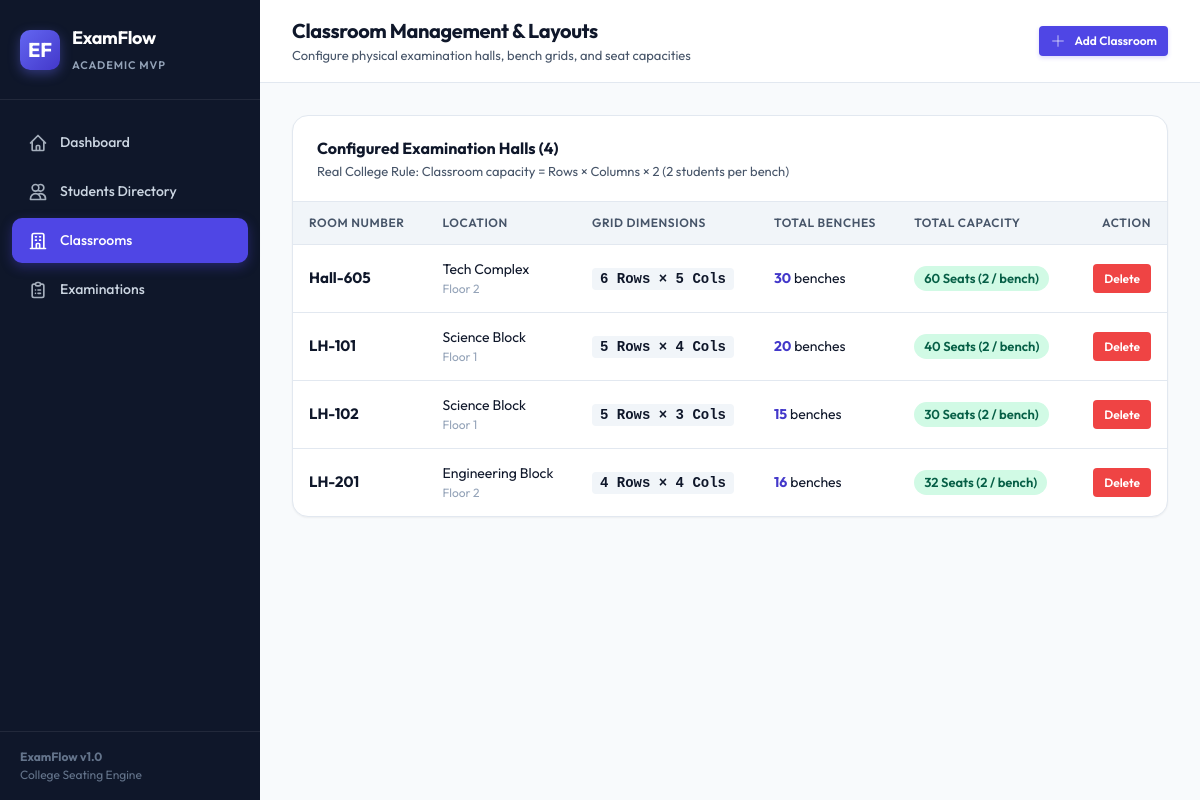
Page /classrooms on the committed database.
### tables this page shows
CREATE TABLE classrooms (
        id INTEGER PRIMARY KEY AUTOINCREMENT,
        room_number TEXT UNIQUE NOT NULL,
        building TEXT DEFAULT 'Academic Block',
        floor INTEGER DEFAULT 1,
        rows INTEGER NOT NULL CHECK(rows > 0),
        columns INTEGER NOT NULL CHECK(columns > 0),
        created_at TIMESTAMP DEFAULT CURRENT_TIMESTAMP
    );

### app.py (the view)
@app.route("/classrooms")
def classrooms_list():
    classrooms = fetch_all_classrooms()
    return render_template("classrooms.html", classrooms=classrooms)

### app.py (called while the page is built)
def fetch_all_classrooms() -> List[Dict[str, Any]]:
    conn = get_db_connection()
    rows = conn.execute("""
        SELECT *, (rows * columns) AS bench_capacity, (rows * columns * 2) AS seat_capacity
        FROM classrooms
        ORDER BY room_number ASC
    """).fetchall()
    conn.close()
    return [dict(r) for r in rows]

### database.py (called while the page is built)
def get_db_connection() -> sqlite3.Connection:
    conn = sqlite3.connect(DB_PATH)
    conn.row_factory = sqlite3.Row
    conn.execute("PRAGMA foreign_keys = ON;")
    return conn

### templates/classrooms.html (shortened to what this page needs)
{% extends "base.html" %}
{% block page_title %}Classroom Management & Layouts{% endblock %}
{% block page_subtitle %}Configure physical examination halls, bench grids, and seat capacities{% endblock %}
{% block topbar_actions %}
  <button type="button" class="btn btn-primary btn-sm" data-modal-target="add-classroom-modal">
    <svg fill="none" viewBox="0 0 24 24" stroke="currentColor">
      <path stroke-linecap="round" stroke-linejoin="round" d="M12 4v16m8-8H4" />
    </svg>
    Add Classroom
  </button>
{% endblock %}
{% block content %}
<div class="card">
  <div class="card-header">
    <div>
      <h3 class="card-title">Configured Examination Halls ({{ classrooms|length }})</h3>
      <p class="card-subtitle">Real College Rule: Classroom capacity = Rows × Columns × 2 (2 students per bench)</p>
    </div>
  </div>
  <div class="table-responsive">
    <table class="table">
      <thead>
        <tr>
          <th>Room Number</th>
          <th>Location</th>
          <th>Grid Dimensions</th>
          <th>Total Benches</th>
          <th>Total Capacity</th>
          <th style="text-align: right;">Action</th>
        </tr>
      </thead>
      <tbody>
        {% if classrooms %}
          {% for r in classrooms %}
            <tr>
              <td>
                <div style="font-weight: 700; font-size: 15px; color: var(--text-primary);">{{ r.room_number }}</div>
              </td>
              <td>
                <div>{{ r.building }}</div>
                <div style="font-size: 12px; color: var(--text-muted);">Floor {{ r.floor }}</div>
              </td>
              <td>
                <span style="font-family: monospace; font-weight: 600; background: #f1f5f9; padding: 3px 8px; border-radius: 4px;">
                  {{ r.rows }} Rows × {{ r.columns }} Cols
                </span>
              </td>
              <td>
                <span style="font-weight: 700; color: #4338ca;">{{ r.bench_capacity }}</span> benches
              </td>
              <td>
                <span class="badge" style="background-color: #d1fae5; color: #065f46; font-size: 13px;">
                  {{ r.seat_capacity }} Seats (2 / bench)
                </span>
              </td>
              <td style="text-align: right;">
                <form action="{{ url_for('delete_classroom', classroom_id=r.id) }}" method="POST" onsubmit="return confirm('Delete classroom {{ r.room_number }}?');" style="display: inline;">
                  <button type="submit" class="btn btn-danger btn-sm">Delete</button>
                </form>
              </td>
            </tr>
          {% endfor %}
        {% else %}
          <tr>
            <td colspan="6" style="text-align: center; color: var(--text-muted); padding: 40px;">
              No classrooms configured. Click <b>"Add Classroom"</b> or <b>"Seed Demo Data"</b> on the dashboard.
            </td>
          </tr>
        {% endif %}
      </tbody>
    </table>
  </div>
</div>
{% endblock %}

### templates/base.html (shortened to what this page needs)
<!DOCTYPE html>
<html lang="en">
<head>
  <link rel="stylesheet" href="{{ url_for('static', filename='css/style.css') }}">
</head>
<body>
  <div class="app-container">
    <aside class="sidebar">
      <div class="sidebar-header">
        <div class="logo-badge">EF</div>
        <div class="logo-text">
          <h1>ExamFlow</h1>
          <span>Academic MVP</span>
        </div>
      </div>
      <nav class="sidebar-nav">
        <a href="{{ url_for('dashboard') }}" class="nav-link {% if request.endpoint == 'dashboard' %}active{% endif %}">
          <svg fill="none" viewBox="0 0 24 24" stroke="currentColor">
            <path stroke-linecap="round" stroke-linejoin="round" d="M3 12l2-2m0 0l7-7 7 7M5 10v10a1 1 0 001 1h3m10-11l2 2m-2-2v10a1 1 0 01-1 1h-3m-6 0a1 1 0 001-1v-4a1 1 0 011-1h2a1 1 0 011 1v4a1 1 0 001 1m-6 0h6"/>
          </svg>
          Dashboard
        </a>
        <a href="{{ url_for('students_list') }}" class="nav-link {% if request.endpoint == 'students_list' %}active{% endif %}">
          <svg fill="none" viewBox="0 0 24 24" stroke="currentColor">
            <path stroke-linecap="round" stroke-linejoin="round" d="M12 4.354a4 4 0 110 5.292M15 21H3v-1a6 6 0 0112 0v1zm0 0h6v-1a6 6 0 00-9-5.197M13 7a4 4 0 11-8 0 4 4 0 018 0z"/>
          </svg>
          Students Directory
        </a>
        <a href="{{ url_for('classrooms_list') }}" class="nav-link {% if request.endpoint == 'classrooms_list' %}active{% endif %}">
          <svg fill="none" viewBox="0 0 24 24" stroke="currentColor">
            <path stroke-linecap="round" stroke-linejoin="round" d="M19 21V5a2 2 0 00-2-2H7a2 2 0 00-2 2v16m14 0h2m-2 0h-5m-9 0H3m2 0h5M9 7h1m-1 4h1m4-4h1m-1 4h1m-5 10v-5a1 1 0 011-1h2a1 1 0 011 1v5m-4 0h4"/>
          </svg>
          Classrooms
        </a>
        <a href="{{ url_for('examinations_list') }}" class="nav-link {% if request.endpoint == 'examinations_list' or request.endpoint == 'allocate_exam' %}active{% endif %}">
          <svg fill="none" viewBox="0 0 24 24" stroke="currentColor">
            <path stroke-linecap="round" stroke-linejoin="round" d="M9 5H7a2 2 0 00-2 2v12a2 2 0 002 2h10a2 2 0 002-2V7a2 2 0 00-2-2h-2M9 5a2 2 0 002 2h2a2 2 0 002-2M9 5a2 2 0 012-2h2a2 2 0 012 2m-3 7h3m-3 4h3m-6-4h.01M9 16h.01"/>
          </svg>
          Examinations
        </a>
      </nav>
      <div class="sidebar-footer">
        <div>
          <strong>ExamFlow v1.0</strong><br>
          College Seating Engine
        </div>
      </div>
    </aside>
    <div class="main-wrapper">
      <header class="topbar">
        <div class="topbar-title">
          <h2>{% block page_title %}Dashboard{% endblock %}</h2>
          <p>{% block page_subtitle %}Examination Seating Allocation System{% endblock %}</p>
        </div>
        <div class="topbar-actions">
          {% block topbar_actions %}{% endblock %}
        </div>
      </header>
      <main class="content-area">
        {% block content %}{% endblock %}
      </main>
    </div>
  </div>
</body>
</html>

### rows in the picture
classrooms: room_number "Hall-605", building "Tech Complex", floor "2", rows "6", columns "5", bench_capacity "30", seat_capacity "60"
classrooms: room_number "LH-101", building "Science Block", floor "1", rows "5", columns "4", bench_capacity "20", seat_capacity "40"
classrooms: room_number "LH-102", building "Science Block", floor "1", rows "5", columns "3", bench_capacity "15", seat_capacity "30"
classrooms: room_number "LH-201", building "Engineering Block", floor "2", rows "4", columns "4", bench_capacity "16", seat_capacity "32"

### other values in the picture
{{ classrooms|length }} "4"
